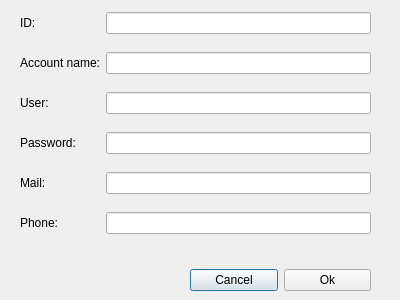
<?xml version="1.0" encoding="UTF-8"?>
<ui version="4.0">
 <class>FormCredentials</class>
 <widget class="QDialog" name="FormCredentials">
  <property name="geometry">
   <rect>
    <x>0</x>
    <y>0</y>
    <width>400</width>
    <height>300</height>
   </rect>
  </property>
  <property name="windowTitle">
   <string>Dialog</string>
  </property>
  <widget class="QWidget" name="gridLayoutWidget_2">
   <property name="geometry">
    <rect>
     <x>190</x>
     <y>260</y>
     <width>181</width>
     <height>41</height>
    </rect>
   </property>
   <layout class="QGridLayout" name="gridLayout_2">
    <item row="0" column="0">
     <widget class="QPushButton" name="btnCancel">
      <property name="text">
       <string>Cancel</string>
      </property>
     </widget>
    </item>
    <item row="0" column="1">
     <widget class="QPushButton" name="btnSave">
      <property name="text">
       <string>Ok</string>
      </property>
     </widget>
    </item>
   </layout>
  </widget>
  <widget class="QWidget" name="gridLayoutWidget">
   <property name="geometry">
    <rect>
     <x>20</x>
     <y>0</y>
     <width>351</width>
     <height>251</height>
    </rect>
   </property>
   <layout class="QGridLayout" name="gridLayout">
    <item row="0" column="1">
     <widget class="QLineEdit" name="lineEditId"/>
    </item>
    <item row="4" column="1">
     <widget class="QLineEdit" name="lineEditMail"/>
    </item>
    <item row="2" column="1">
     <widget class="QLineEdit" name="lineEditUser"/>
    </item>
    <item row="2" column="0">
     <widget class="QLabel" name="labelUser">
      <property name="text">
       <string>User:</string>
      </property>
     </widget>
    </item>
    <item row="1" column="0">
     <widget class="QLabel" name="labelName">
      <property name="text">
       <string>Account name:</string>
      </property>
     </widget>
    </item>
    <item row="1" column="1">
     <widget class="QLineEdit" name="lineEditName"/>
    </item>
    <item row="3" column="1">
     <widget class="QLineEdit" name="lineEditPassword">
      <property name="echoMode">
       <enum>QLineEdit::EchoMode::Password</enum>
      </property>
     </widget>
    </item>
    <item row="0" column="0">
     <widget class="QLabel" name="labelId">
      <property name="text">
       <string>ID:</string>
      </property>
     </widget>
    </item>
    <item row="4" column="0">
     <widget class="QLabel" name="labelMail">
      <property name="text">
       <string>Mail:</string>
      </property>
     </widget>
    </item>
    <item row="3" column="0">
     <widget class="QLabel" name="labelPassword">
      <property name="text">
       <string>Password:</string>
      </property>
     </widget>
    </item>
    <item row="5" column="0">
     <widget class="QLabel" name="labelPhone">
      <property name="text">
       <string>Phone:</string>
      </property>
     </widget>
    </item>
    <item row="5" column="1">
     <widget class="QLineEdit" name="lineEditPhone"/>
    </item>
   </layout>
  </widget>
 </widget>
 <tabstops>
  <tabstop>lineEditId</tabstop>
  <tabstop>lineEditName</tabstop>
  <tabstop>lineEditUser</tabstop>
  <tabstop>lineEditPassword</tabstop>
  <tabstop>lineEditMail</tabstop>
  <tabstop>lineEditPhone</tabstop>
  <tabstop>btnCancel</tabstop>
  <tabstop>btnSave</tabstop>
 </tabstops>
 <resources/>
 <connections/>
</ui>
